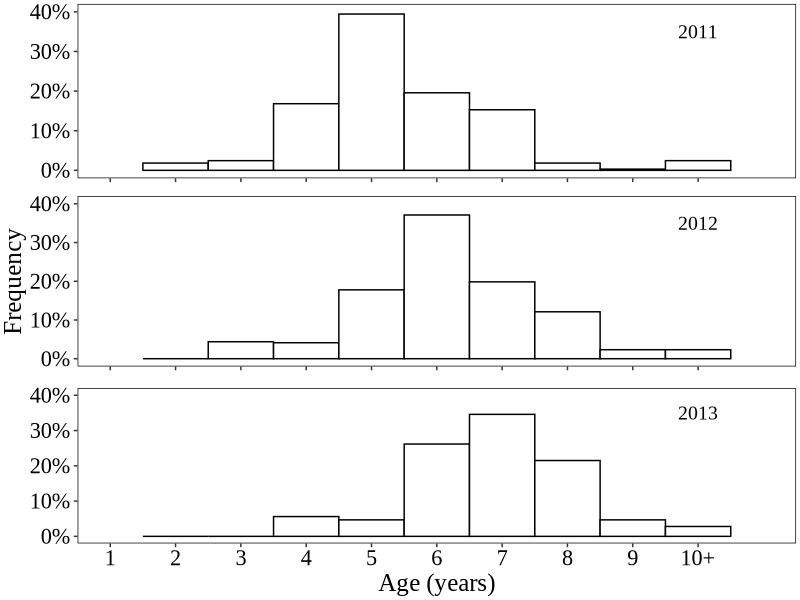

This figure's R source:
# Age and Length %frequencies for 2011,2012, 2013 catch with updated data 5-16-14
setwd("~/Desktop/Github Repo/r-work/Age Length")
mydata= read.csv("Raw_Age_Length.csv", header=TRUE)

Age <- data.frame(mydata$Age, mydata$Year)
Age2 <- data.frame(mydata$Age, mydata$Year, mydata$Fork.Length..cm.)
colnames(Age) <- c("Age", "Year")
colnames(Age2) <- c("Age", "Year", "FL")


Age_wk <- Age[complete.cases(Age$Age),]
Age2_wk <- Age2[complete.cases(Age2$FL),]

## plot each age frequency seperately 

log2011 = Age_wk$Year==2011
log2012 = Age_wk$Year==2012
log2013 = Age_wk$Year ==2013

log22011 = Age2_wk$Year==2011
log22012 = Age2_wk$Year==2012
log22013 = Age2_wk$Year ==2013


Age_2011 = Age_wk[log2011,]
Age_2012 = Age_wk[log2012,]
Age_2013 = Age_wk[log2013,]


Age2_2011 = Age2_wk[log22011,]
Age2_2012 = Age2_wk[log22012,]
Age2_2013 = Age2_wk[log22013,]


Age_2011$Age[Age_2011$Age > 10] <- 10 #changing all values of ages greater than 10 to 10
Age_2012$Age[Age_2012$Age > 10] <- 10 #changing all values of ages greater than 10 to 10
Age_2013$Age[Age_2013$Age > 10] <- 10 #changing all values of ages greater than 10 to 10

library(ggplot2)
library(scales)

age_11_basic <- ggplot(Age_2011, aes(x=Age))+ 
  geom_histogram(aes(y=(..count..)/sum(..count..)), binwidth=1, origin=-.5, fill="white", color="black")+ # plotting in percent frequency
  scale_y_continuous(labels=percent_format(), limits=c(0,.40))+  ## plotting in percent frequency
  ylab("")+ # workaround to make plots same size when only one really has a y axis label
  scale_x_continuous(name="", limits=c(1,11), breaks=seq(1,10,1), labels=c(1,2,3,4,5,6,7,8,9,"10+"))+
  theme(panel.grid.major=element_blank(), panel.grid.minor=element_blank(), 
        panel.background=element_rect(colour="black",fill="white"), 
        axis.text.x=element_blank(), #removing x axis text
        axis.text.y=element_text(colour="black", size=16, family="Times New Roman"), #changing colour of y acis
        axis.title.x=element_text(size=18, family="Times New Roman"),
        axis.title.y=element_text(size=18, family="Times New Roman", vjust=1),
        plot.margin=unit(c(1,1,-2,1), "mm"))+
  annotate("text", x=10, y=.35, label="2011", size=5, family="Times New Roman")


age_12_basic <- ggplot(Age_2012, aes(x=Age))+ 
  geom_histogram(aes(y=(..count..)/sum(..count..)), binwidth=1, origin=-.5, fill="white", color="black")+
  ylab("Frequency")+# plotting in percent frequency
  scale_y_continuous(limits=c(0,.40), labels=percent_format()) + ## plotting in percent frequency
  scale_x_continuous(name="", limits=c(1,11), breaks=seq(1,10,1), labels=c(1,2,3,4,5,6,7,8,9,"10+"))+
  theme(panel.grid.major=element_blank(), panel.grid.minor=element_blank(), 
        panel.background=element_rect(colour="black",fill="white"), 
        axis.text.x=element_blank(), #changing  colour of x axisaxis.text.y=element_text(colour="black"), #changing colour of y acis
        axis.text.y=element_text(colour="black", size=16, family="Times New Roman"), #changing colour of y acis
        axis.title.x=element_text(size=18, family="Times New Roman"),
        axis.title.y=element_text(size=18, family="Times New Roman", vjust=1),
        plot.margin=unit(c(-1,1,1,1), "mm"))+
  annotate("text", x=10, y=.35, label="2012", size=5, family="Times New Roman")


age_13_basic <- ggplot(Age_2013, aes(x=Age))+ 
  geom_histogram(aes(y=(..count..)/sum(..count..)), binwidth=1, origin=-.5, fill="white", color="black")+    # plotting in percent frequency
  scale_y_continuous(labels=percent_format(), limits=c(0,.40))+  ## plotting in percent frequency
  scale_x_continuous(name="Age (years)", limits=c(1,11), breaks=seq(1,10,1), labels=c(1,2,3,4,5,6,7,8,9,"10+"))+
  ylab("")+ # my workaround to make the plots the same size-- creating a blank axis title with the same size will make the plots all of the same size when only one really has a y axis label
  theme(panel.grid.major=element_blank(), panel.grid.minor=element_blank(), 
        panel.background=element_rect(colour="black",fill="white"), 
        axis.text.x=element_text(colour="black", size=16, family="Times New Roman"), #changing  colour of x axisaxis.text.y=element_text(colour="black"), #changing colour of y acis
        axis.text.y=element_text(colour="black", size=16, family="Times New Roman"), #changing colour of y acis
        axis.title.x=element_text(size=18, family="Times New Roman"),
        axis.title.y=element_text(size=18, family="Times New Roman"),
        plot.title=element_text(size=14),
        plot.margin=unit(c(-3,1,1,1), "mm"))+
  annotate("text", x=10, y=.35, label="2013", size=5, family="Times New Roman")

library(gridExtra)
tiff(file="Multiplot_Age_Histogram.tiff", width=1050, height= 1449, units="px", res=300, pointsize=10)
grid.arrange(age_11_basic,age_12_basic,age_13_basic, ncol=1)
dev.off()

